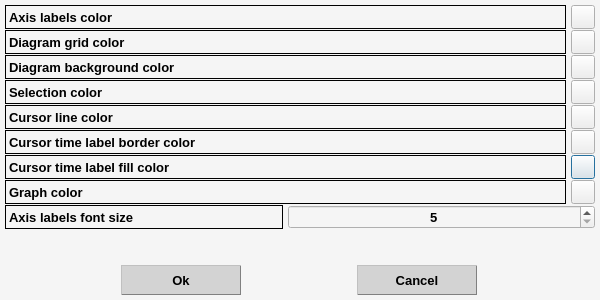
<?xml version="1.0" encoding="UTF-8"?>
<ui version="4.0">
 <class>Dialog_Select_Diagram_Settings</class>
 <widget class="QDialog" name="Dialog_Select_Diagram_Settings">
  <property name="windowModality">
   <enum>Qt::ApplicationModal</enum>
  </property>
  <property name="geometry">
   <rect>
    <x>0</x>
    <y>0</y>
    <width>600</width>
    <height>300</height>
   </rect>
  </property>
  <property name="sizePolicy">
   <sizepolicy hsizetype="Fixed" vsizetype="Fixed">
    <horstretch>0</horstretch>
    <verstretch>0</verstretch>
   </sizepolicy>
  </property>
  <property name="minimumSize">
   <size>
    <width>600</width>
    <height>300</height>
   </size>
  </property>
  <property name="maximumSize">
   <size>
    <width>600</width>
    <height>300</height>
   </size>
  </property>
  <property name="palette">
   <palette>
    <active>
     <colorrole role="WindowText">
      <brush brushstyle="SolidPattern">
       <color alpha="255">
        <red>0</red>
        <green>0</green>
        <blue>0</blue>
       </color>
      </brush>
     </colorrole>
     <colorrole role="Base">
      <brush brushstyle="SolidPattern">
       <color alpha="255">
        <red>245</red>
        <green>245</green>
        <blue>245</blue>
       </color>
      </brush>
     </colorrole>
     <colorrole role="Window">
      <brush brushstyle="SolidPattern">
       <color alpha="255">
        <red>245</red>
        <green>245</green>
        <blue>245</blue>
       </color>
      </brush>
     </colorrole>
    </active>
    <inactive>
     <colorrole role="WindowText">
      <brush brushstyle="SolidPattern">
       <color alpha="255">
        <red>0</red>
        <green>0</green>
        <blue>0</blue>
       </color>
      </brush>
     </colorrole>
     <colorrole role="Base">
      <brush brushstyle="SolidPattern">
       <color alpha="255">
        <red>245</red>
        <green>245</green>
        <blue>245</blue>
       </color>
      </brush>
     </colorrole>
     <colorrole role="Window">
      <brush brushstyle="SolidPattern">
       <color alpha="255">
        <red>245</red>
        <green>245</green>
        <blue>245</blue>
       </color>
      </brush>
     </colorrole>
    </inactive>
    <disabled>
     <colorrole role="WindowText">
      <brush brushstyle="SolidPattern">
       <color alpha="127">
        <red>255</red>
        <green>255</green>
        <blue>255</blue>
       </color>
      </brush>
     </colorrole>
     <colorrole role="Base">
      <brush brushstyle="SolidPattern">
       <color alpha="255">
        <red>245</red>
        <green>245</green>
        <blue>245</blue>
       </color>
      </brush>
     </colorrole>
     <colorrole role="Window">
      <brush brushstyle="SolidPattern">
       <color alpha="255">
        <red>245</red>
        <green>245</green>
        <blue>245</blue>
       </color>
      </brush>
     </colorrole>
    </disabled>
   </palette>
  </property>
  <property name="font">
   <font>
    <family>Tahoma</family>
    <pointsize>10</pointsize>
    <weight>75</weight>
    <bold>true</bold>
   </font>
  </property>
  <property name="contextMenuPolicy">
   <enum>Qt::DefaultContextMenu</enum>
  </property>
  <property name="windowTitle">
   <string>Select displayable pins</string>
  </property>
  <property name="sizeGripEnabled">
   <bool>false</bool>
  </property>
  <property name="modal">
   <bool>true</bool>
  </property>
  <layout class="QGridLayout" name="gridLayout" columnstretch="0,0,0" columnminimumwidth="0,0,0">
   <property name="leftMargin">
    <number>5</number>
   </property>
   <property name="topMargin">
    <number>5</number>
   </property>
   <property name="rightMargin">
    <number>5</number>
   </property>
   <property name="bottomMargin">
    <number>5</number>
   </property>
   <property name="horizontalSpacing">
    <number>5</number>
   </property>
   <property name="verticalSpacing">
    <number>1</number>
   </property>
   <item row="4" column="0" colspan="2">
    <widget class="QLabel" name="lbl_crsr_ln_clr">
     <property name="minimumSize">
      <size>
       <width>0</width>
       <height>24</height>
      </size>
     </property>
     <property name="maximumSize">
      <size>
       <width>16777215</width>
       <height>24</height>
      </size>
     </property>
     <property name="frameShape">
      <enum>QFrame::Box</enum>
     </property>
     <property name="text">
      <string>Cursor line color</string>
     </property>
    </widget>
   </item>
   <item row="6" column="2">
    <widget class="QPushButton" name="pshBttn_crsr_tm_lbl_fll_clr">
     <property name="minimumSize">
      <size>
       <width>24</width>
       <height>24</height>
      </size>
     </property>
     <property name="maximumSize">
      <size>
       <width>24</width>
       <height>24</height>
      </size>
     </property>
     <property name="text">
      <string notr="true"/>
     </property>
    </widget>
   </item>
   <item row="5" column="2">
    <widget class="QPushButton" name="pshBttn_crsr_tm_lbl_brdr_clr">
     <property name="minimumSize">
      <size>
       <width>24</width>
       <height>24</height>
      </size>
     </property>
     <property name="maximumSize">
      <size>
       <width>24</width>
       <height>24</height>
      </size>
     </property>
     <property name="text">
      <string notr="true"/>
     </property>
    </widget>
   </item>
   <item row="0" column="0" colspan="2">
    <widget class="QLabel" name="lbl_axs_lbls_clr">
     <property name="minimumSize">
      <size>
       <width>250</width>
       <height>24</height>
      </size>
     </property>
     <property name="maximumSize">
      <size>
       <width>16777215</width>
       <height>24</height>
      </size>
     </property>
     <property name="frameShape">
      <enum>QFrame::Box</enum>
     </property>
     <property name="text">
      <string>Axis labels color</string>
     </property>
    </widget>
   </item>
   <item row="2" column="0" colspan="2">
    <widget class="QLabel" name="lbl_dgrm_bckgrnd_clr">
     <property name="minimumSize">
      <size>
       <width>0</width>
       <height>24</height>
      </size>
     </property>
     <property name="maximumSize">
      <size>
       <width>16777215</width>
       <height>24</height>
      </size>
     </property>
     <property name="frameShape">
      <enum>QFrame::Box</enum>
     </property>
     <property name="text">
      <string>Diagram background color</string>
     </property>
    </widget>
   </item>
   <item row="3" column="2">
    <widget class="QPushButton" name="pshBttn_slctn_clr">
     <property name="minimumSize">
      <size>
       <width>24</width>
       <height>24</height>
      </size>
     </property>
     <property name="maximumSize">
      <size>
       <width>24</width>
       <height>24</height>
      </size>
     </property>
     <property name="text">
      <string notr="true"/>
     </property>
    </widget>
   </item>
   <item row="10" column="0" colspan="3">
    <layout class="QHBoxLayout" name="horizontalLayout">
     <item>
      <widget class="QPushButton" name="pshBttn_ok">
       <property name="minimumSize">
        <size>
         <width>120</width>
         <height>30</height>
        </size>
       </property>
       <property name="maximumSize">
        <size>
         <width>120</width>
         <height>16777215</height>
        </size>
       </property>
       <property name="font">
        <font>
         <family>Tahoma</family>
         <pointsize>10</pointsize>
         <weight>75</weight>
         <bold>true</bold>
        </font>
       </property>
       <property name="styleSheet">
        <string notr="true">QPushButton:checked{
	background-color: lightblue;
	border-style: outset;
	color: black;
	font: bold 10p;
	border-style: outset;
	border-width: 1px;
	border-radius: 0px;
	border-color: blue;
	padding: 0px 0px;
}
QPushButton:pressed{
	background-color: lightblue;
	border-style: outset;
	color: black;
	font: bold 10p;
	border-style: outset;
	border-width: 1px;
	border-radius: 0px;
	border-color: blue;
	padding: 0px 0px;
}
QPushButton:disabled{
	background-color: lightblue;
	border-style: outset;
	color: black;
	font: bold 10p;
	border-style: outset;
	border-width: 1px;
	border-radius: 0px;
	border-color: blue;
	padding: 0px 0px;
}
QPushButton{
	background-color: lightGray;
	color: black;
	border-style: outset;
	border-width: 1px;
	border-radius: 0px;
	border-color: gray;
	padding: 0px 0px;
}
QPushButton:hover{
	border-style: outset;
	border-width: 1px;
	border-radius: 0px;
	border-color: royalblue;
}</string>
       </property>
       <property name="text">
        <string>Ok</string>
       </property>
      </widget>
     </item>
     <item>
      <widget class="QPushButton" name="pshBttn_cncl">
       <property name="minimumSize">
        <size>
         <width>120</width>
         <height>30</height>
        </size>
       </property>
       <property name="maximumSize">
        <size>
         <width>120</width>
         <height>16777215</height>
        </size>
       </property>
       <property name="font">
        <font>
         <family>Tahoma</family>
         <pointsize>10</pointsize>
         <weight>75</weight>
         <bold>true</bold>
        </font>
       </property>
       <property name="styleSheet">
        <string notr="true">QPushButton:checked{
	background-color: lightblue;
	border-style: outset;
	color: black;
	font: bold 10p;
	border-style: outset;
	border-width: 1px;
	border-radius: 0px;
	border-color: blue;
	padding: 0px 0px;
}
QPushButton:pressed{
	background-color: lightblue;
	border-style: outset;
	color: black;
	font: bold 10p;
	border-style: outset;
	border-width: 1px;
	border-radius: 0px;
	border-color: blue;
	padding: 0px 0px;
}
QPushButton:disabled{
	background-color: lightblue;
	border-style: outset;
	color: black;
	font: bold 10p;
	border-style: outset;
	border-width: 1px;
	border-radius: 0px;
	border-color: blue;
	padding: 0px 0px;
}
QPushButton{
	background-color: lightGray;
	color: black;
	border-style: outset;
	border-width: 1px;
	border-radius: 0px;
	border-color: gray;
	padding: 0px 0px;
}
QPushButton:hover{
	border-style: outset;
	border-width: 1px;
	border-radius: 0px;
	border-color: royalblue;
}</string>
       </property>
       <property name="text">
        <string>Cancel</string>
       </property>
      </widget>
     </item>
    </layout>
   </item>
   <item row="7" column="2">
    <widget class="QPushButton" name="pshBttn_grph_clr">
     <property name="minimumSize">
      <size>
       <width>24</width>
       <height>24</height>
      </size>
     </property>
     <property name="maximumSize">
      <size>
       <width>24</width>
       <height>24</height>
      </size>
     </property>
     <property name="text">
      <string notr="true"/>
     </property>
    </widget>
   </item>
   <item row="7" column="0" colspan="2">
    <widget class="QLabel" name="lbl_grph_clr">
     <property name="minimumSize">
      <size>
       <width>0</width>
       <height>24</height>
      </size>
     </property>
     <property name="maximumSize">
      <size>
       <width>16777215</width>
       <height>24</height>
      </size>
     </property>
     <property name="frameShape">
      <enum>QFrame::Box</enum>
     </property>
     <property name="text">
      <string>Graph color</string>
     </property>
    </widget>
   </item>
   <item row="0" column="2">
    <widget class="QPushButton" name="pshBttn_axs_lbls_clr">
     <property name="minimumSize">
      <size>
       <width>24</width>
       <height>24</height>
      </size>
     </property>
     <property name="maximumSize">
      <size>
       <width>24</width>
       <height>24</height>
      </size>
     </property>
     <property name="text">
      <string/>
     </property>
    </widget>
   </item>
   <item row="1" column="2">
    <widget class="QPushButton" name="pshBttn_dgrm_grd_clr">
     <property name="minimumSize">
      <size>
       <width>24</width>
       <height>24</height>
      </size>
     </property>
     <property name="maximumSize">
      <size>
       <width>24</width>
       <height>24</height>
      </size>
     </property>
     <property name="text">
      <string notr="true"/>
     </property>
    </widget>
   </item>
   <item row="4" column="2">
    <widget class="QPushButton" name="pshBttn_crsr_ln_clr">
     <property name="minimumSize">
      <size>
       <width>24</width>
       <height>24</height>
      </size>
     </property>
     <property name="maximumSize">
      <size>
       <width>24</width>
       <height>24</height>
      </size>
     </property>
     <property name="text">
      <string notr="true"/>
     </property>
    </widget>
   </item>
   <item row="1" column="0" colspan="2">
    <widget class="QLabel" name="lbl_dgrm_grd_clr">
     <property name="minimumSize">
      <size>
       <width>0</width>
       <height>24</height>
      </size>
     </property>
     <property name="maximumSize">
      <size>
       <width>16777215</width>
       <height>24</height>
      </size>
     </property>
     <property name="frameShape">
      <enum>QFrame::Box</enum>
     </property>
     <property name="text">
      <string>Diagram grid color</string>
     </property>
    </widget>
   </item>
   <item row="5" column="0" colspan="2">
    <widget class="QLabel" name="lbl_crsr_tm_lbl_brdr_clr">
     <property name="minimumSize">
      <size>
       <width>0</width>
       <height>24</height>
      </size>
     </property>
     <property name="maximumSize">
      <size>
       <width>16777215</width>
       <height>24</height>
      </size>
     </property>
     <property name="frameShape">
      <enum>QFrame::Box</enum>
     </property>
     <property name="text">
      <string>Cursor time label border color</string>
     </property>
    </widget>
   </item>
   <item row="9" column="0" colspan="3">
    <spacer name="verticalSpacer">
     <property name="orientation">
      <enum>Qt::Vertical</enum>
     </property>
     <property name="sizeHint" stdset="0">
      <size>
       <width>20</width>
       <height>40</height>
      </size>
     </property>
    </spacer>
   </item>
   <item row="3" column="0" colspan="2">
    <widget class="QLabel" name="lbl_slctn_clr">
     <property name="minimumSize">
      <size>
       <width>0</width>
       <height>24</height>
      </size>
     </property>
     <property name="maximumSize">
      <size>
       <width>16777215</width>
       <height>24</height>
      </size>
     </property>
     <property name="frameShape">
      <enum>QFrame::Box</enum>
     </property>
     <property name="text">
      <string>Selection color</string>
     </property>
    </widget>
   </item>
   <item row="6" column="0" colspan="2">
    <widget class="QLabel" name="lbl_crsr_tm_lbl_fll_clr">
     <property name="minimumSize">
      <size>
       <width>0</width>
       <height>24</height>
      </size>
     </property>
     <property name="maximumSize">
      <size>
       <width>16777215</width>
       <height>24</height>
      </size>
     </property>
     <property name="frameShape">
      <enum>QFrame::Box</enum>
     </property>
     <property name="text">
      <string>Cursor time label fill color</string>
     </property>
    </widget>
   </item>
   <item row="2" column="2">
    <widget class="QPushButton" name="pshBttn_dgrm_bckgrnd_clr">
     <property name="minimumSize">
      <size>
       <width>24</width>
       <height>24</height>
      </size>
     </property>
     <property name="maximumSize">
      <size>
       <width>24</width>
       <height>24</height>
      </size>
     </property>
     <property name="text">
      <string notr="true"/>
     </property>
    </widget>
   </item>
   <item row="8" column="0">
    <widget class="QLabel" name="lbl_axs_lbls_fnt_sz">
     <property name="minimumSize">
      <size>
       <width>0</width>
       <height>24</height>
      </size>
     </property>
     <property name="maximumSize">
      <size>
       <width>16777215</width>
       <height>24</height>
      </size>
     </property>
     <property name="frameShape">
      <enum>QFrame::Box</enum>
     </property>
     <property name="midLineWidth">
      <number>0</number>
     </property>
     <property name="text">
      <string>Axis labels font size</string>
     </property>
    </widget>
   </item>
   <item row="8" column="1" colspan="2">
    <widget class="QSpinBox" name="spnBx_axs_lbls_fnr_sz">
     <property name="minimumSize">
      <size>
       <width>0</width>
       <height>24</height>
      </size>
     </property>
     <property name="maximumSize">
      <size>
       <width>16777215</width>
       <height>24</height>
      </size>
     </property>
     <property name="alignment">
      <set>Qt::AlignCenter</set>
     </property>
     <property name="minimum">
      <number>5</number>
     </property>
     <property name="maximum">
      <number>15</number>
     </property>
     <property name="value">
      <number>5</number>
     </property>
    </widget>
   </item>
  </layout>
 </widget>
 <resources/>
 <connections/>
</ui>
